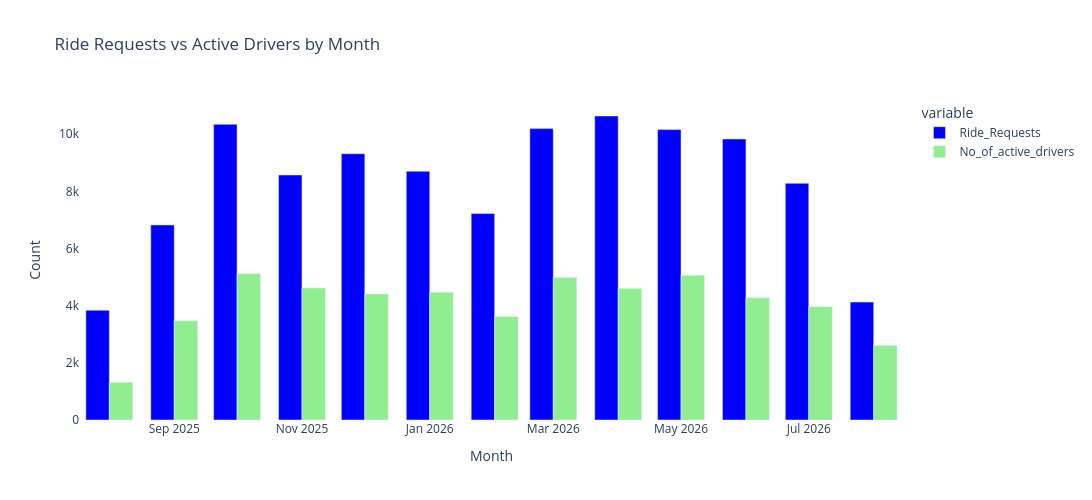

The code cell stored with this chart in its notebook:
### Code cell
monthly_total_rides = df.groupby('Year_Month')[['Ride_Requests', 'No_of_active_drivers']].sum()

fig = px.bar(
    monthly_total_rides,
    x=monthly_total_rides.index.astype(str),
    y=["Ride_Requests", "No_of_active_drivers"],
    barmode="group",
    title="Ride Requests vs Active Drivers by Month",
    color_discrete_sequence=["blue", "lightgreen"]
)

fig.update_traces(opacity=1)

fig.update_layout(
    width=1100,
    height=500,
    xaxis_title="Month",
    yaxis_title="Count",
    plot_bgcolor="white",
)

fig.show()

top_3_months = monthly_total_rides.nlargest(3, "Ride_Requests")
print(top_3_months)

### Figure 1 — Plotly figure (JSON) as saved in the notebook; plotly's stock layout.template omitted (floating-point values rounded to 4 significant figures)
{"data": [{"alignmentgroup": "True", "hovertemplate": "variable=Ride_Requests<br>x=%{x}<br>value=%{y}<extra></extra>", "legendgroup": "Ride_Requests", "marker": {"color": "blue", "pattern": {"shape": ""}}, "name": "Ride_Requests", "offsetgroup": "Ride_Requests", "opacity": 1, "orientation": "v", "showlegend": true, "textposition": "auto", "type": "bar", "x": ["2025-08", "2025-09", "2025-10", "2025-11", "2025-12", "2026-01", "2026-02", "2026-03", "2026-04", "2026-05", "2026-06", "2026-07", "2026-08"], "xaxis": "x", "y": [3840, 6823, 10343, 8572, 9316, 8702, 7223, 10195, 10636, 10161, 9831, 8280, 4125], "yaxis": "y"}, {"alignmentgroup": "True", "hovertemplate": "variable=No_of_active_drivers<br>x=%{x}<br>value=%{y}<extra></extra>", "legendgroup": "No_of_active_drivers", "marker": {"color": "lightgreen", "pattern": {"shape": ""}}, "name": "No_of_active_drivers", "offsetgroup": "No_of_active_drivers", "opacity": 1, "orientation": "v", "showlegend": true, "textposition": "auto", "type": "bar", "x": ["2025-08", "2025-09", "2025-10", "2025-11", "2025-12", "2026-01", "2026-02", "2026-03", "2026-04", "2026-05", "2026-06", "2026-07", "2026-08"], "xaxis": "x", "y": [1317, 3472, 5119, 4618, 4406, 4469, 3617, 4987, 4605, 5063, 4276, 3964, 2607], "yaxis": "y"}], "layout": {"barmode": "group", "height": 500, "legend": {"title": {"text": "variable"}, "tracegroupgap": 0}, "plot_bgcolor": "white", "title": {"text": "Ride Requests vs Active Drivers by Month"}, "width": 1100, "xaxis": {"anchor": "y", "domain": [0, 1], "title": {"text": "Month"}}, "yaxis": {"anchor": "x", "domain": [0, 1], "title": {"text": "Count"}}}}
